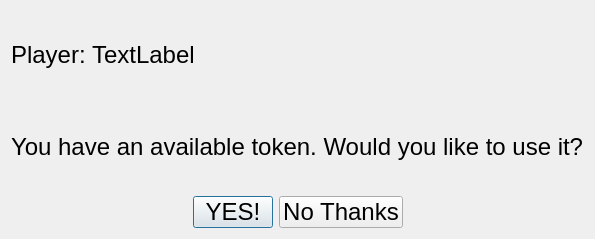
<?xml version="1.0" encoding="UTF-8"?>
<ui version="4.0">
 <class>tokenDialog</class>
 <widget class="QDialog" name="tokenDialog">
  <property name="geometry">
   <rect>
    <x>0</x>
    <y>0</y>
    <width>526</width>
    <height>239</height>
   </rect>
  </property>
  <property name="windowTitle">
   <string>Dialog</string>
  </property>
  <layout class="QHBoxLayout" name="horizontalLayout_3">
   <item>
    <layout class="QVBoxLayout" name="everythingLayout">
     <item>
      <layout class="QHBoxLayout" name="horizontalLayout_2">
       <item>
        <widget class="QLabel" name="label">
         <property name="font">
          <font>
           <pointsize>18</pointsize>
          </font>
         </property>
         <property name="text">
          <string>Player:</string>
         </property>
        </widget>
       </item>
       <item>
        <widget class="QLabel" name="playerLabel">
         <property name="font">
          <font>
           <pointsize>18</pointsize>
          </font>
         </property>
         <property name="text">
          <string>TextLabel</string>
         </property>
        </widget>
       </item>
       <item>
        <spacer name="horizontalSpacer_3">
         <property name="orientation">
          <enum>Qt::Horizontal</enum>
         </property>
         <property name="sizeHint" stdset="0">
          <size>
           <width>40</width>
           <height>20</height>
          </size>
         </property>
        </spacer>
       </item>
      </layout>
     </item>
     <item>
      <widget class="QLabel" name="question">
       <property name="font">
        <font>
         <pointsize>18</pointsize>
        </font>
       </property>
       <property name="text">
        <string>You have an available token. Would you like to use it?</string>
       </property>
      </widget>
     </item>
     <item>
      <layout class="QHBoxLayout" name="horizontalLayout">
       <item>
        <spacer name="horizontalSpacer">
         <property name="orientation">
          <enum>Qt::Horizontal</enum>
         </property>
         <property name="sizeHint" stdset="0">
          <size>
           <width>40</width>
           <height>20</height>
          </size>
         </property>
        </spacer>
       </item>
       <item>
        <widget class="QPushButton" name="useTokenButton">
         <property name="sizePolicy">
          <sizepolicy hsizetype="Minimum" vsizetype="Minimum">
           <horstretch>0</horstretch>
           <verstretch>0</verstretch>
          </sizepolicy>
         </property>
         <property name="minimumSize">
          <size>
           <width>0</width>
           <height>32</height>
          </size>
         </property>
         <property name="maximumSize">
          <size>
           <width>16777215</width>
           <height>32</height>
          </size>
         </property>
         <property name="font">
          <font>
           <pointsize>18</pointsize>
          </font>
         </property>
         <property name="text">
          <string>YES!</string>
         </property>
        </widget>
       </item>
       <item>
        <widget class="QPushButton" name="denyTokenButton">
         <property name="sizePolicy">
          <sizepolicy hsizetype="Minimum" vsizetype="Minimum">
           <horstretch>0</horstretch>
           <verstretch>0</verstretch>
          </sizepolicy>
         </property>
         <property name="minimumSize">
          <size>
           <width>0</width>
           <height>32</height>
          </size>
         </property>
         <property name="maximumSize">
          <size>
           <width>16777215</width>
           <height>32</height>
          </size>
         </property>
         <property name="font">
          <font>
           <pointsize>18</pointsize>
          </font>
         </property>
         <property name="text">
          <string>No Thanks</string>
         </property>
        </widget>
       </item>
       <item>
        <spacer name="horizontalSpacer_2">
         <property name="orientation">
          <enum>Qt::Horizontal</enum>
         </property>
         <property name="sizeHint" stdset="0">
          <size>
           <width>40</width>
           <height>20</height>
          </size>
         </property>
        </spacer>
       </item>
      </layout>
     </item>
    </layout>
   </item>
  </layout>
 </widget>
 <resources/>
 <connections/>
</ui>
